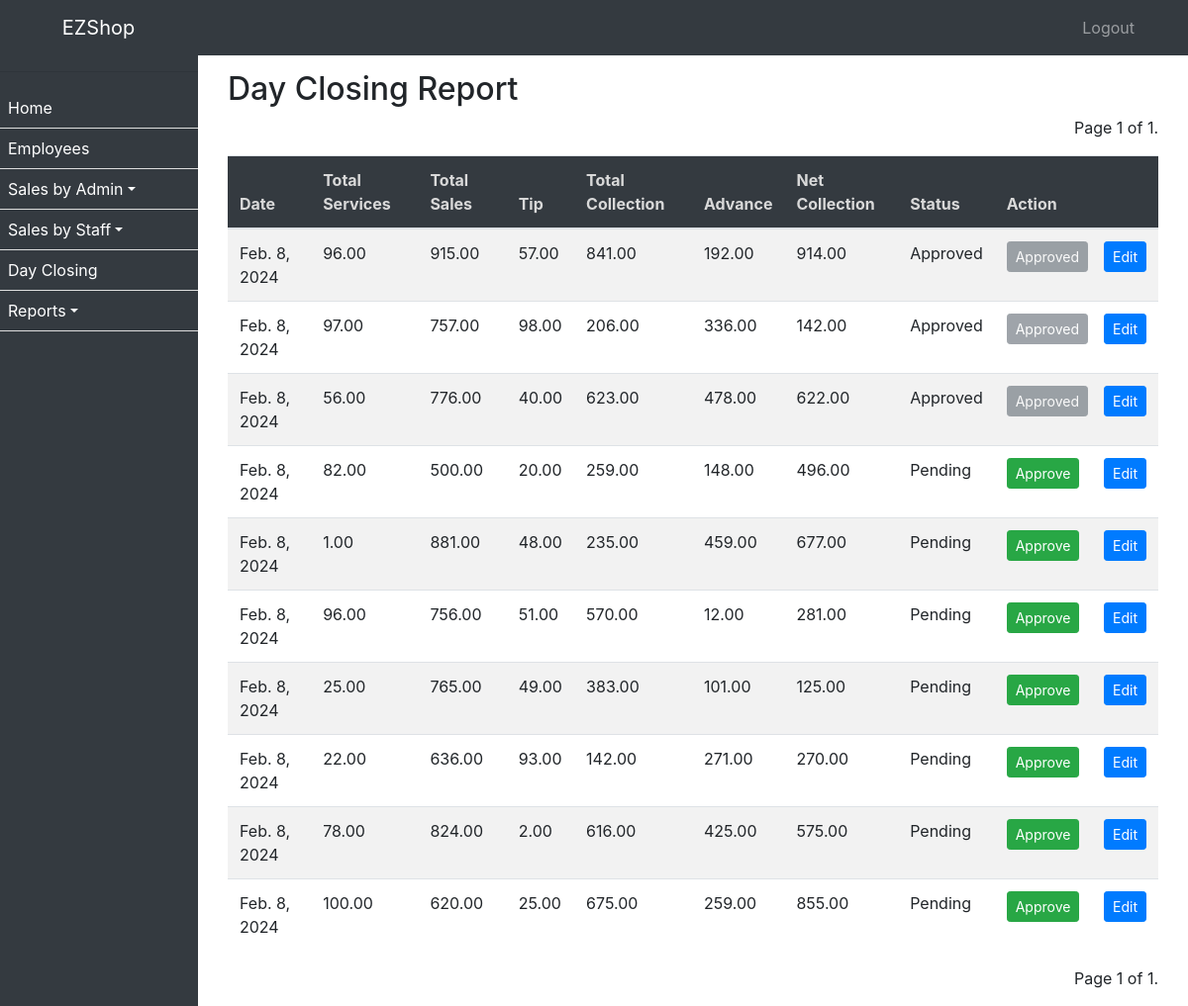
/sale/day-closing-report/?page=2, run on an earlier commit of the app's database.
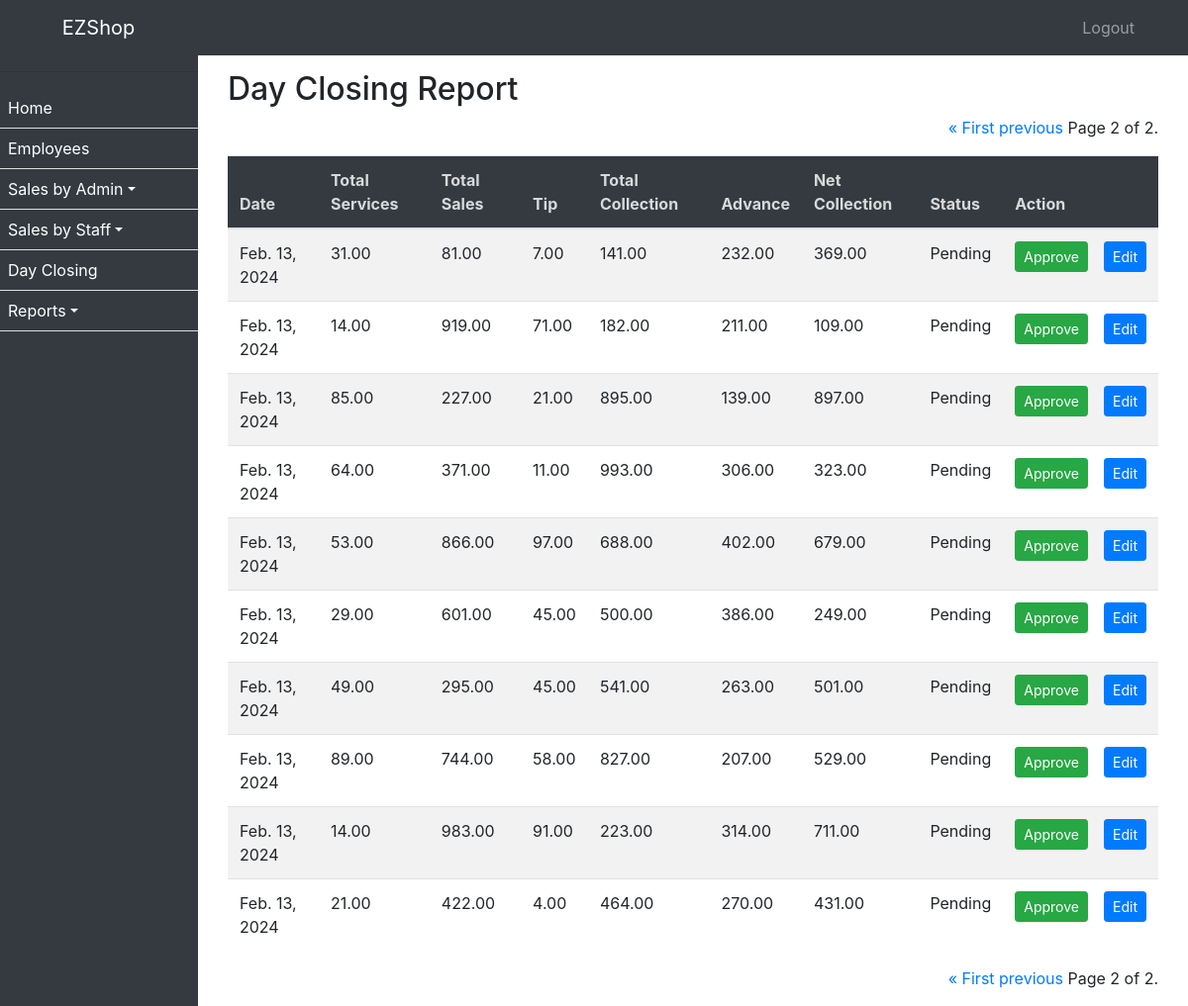
And on a later commit of the database.
### ezshopapp/models.py (models this page shows, shortened)
class DayClosing(models.Model):
    date = models.DateField()
    total_services = models.DecimalField(max_digits=8, decimal_places=2)
    total_sales = models.DecimalField(max_digits=8, decimal_places=2)
    tip = models.DecimalField(max_digits=8, decimal_places=2, blank=True, null=True)
    total_collection = models.DecimalField(max_digits=8, decimal_places=2)
    advance = models.DecimalField(max_digits=8, decimal_places=2, blank=True, null=True)
    net_collection = models.DecimalField(max_digits=8, decimal_places=2)
    status = models.CharField(max_length=10, choices=STATUS_CHOICES, default='pending')

### ezshopapp/views.py (the view)
# urls.py: path('sale/day-closing-report/', day_closing_report, name='day_closing_report'),
def day_closing_report(request):
    day_closings_list = DayClosing.objects.all()
    paginator = Paginator(day_closings_list, 10)  # Show 10 entries per page
    page = request.GET.get('page')
    try:
        day_closings = paginator.page(page)
    except PageNotAnInteger:
        day_closings = paginator.page(1)
    except EmptyPage:
        day_closings = paginator.page(paginator.num_pages)
    return render(request, 'day_closing_report.html', {'day_closings': day_closings})

### ezshopapp/templates/day_closing_report.html (shortened to what this page needs)
{% extends 'base.html' %}
{% block content %}
<div class="container-fluid">
    <h2>Day Closing Report</h2>
    <div class="pagination mb-3" style="float:right;">
        <span class="step-links">
            {% if day_closings.has_previous %}
                <a href="?page=1">&laquo; First</a>
                <a href="?page={{ day_closings.previous_page_number }}">previous</a>
            {% endif %}
            <span class="current">
                Page {{ day_closings.number }} of {{ day_closings.paginator.num_pages }}.
            </span>
        </span>
    </div>
    <table class="table  table-responsive-sm table-striped" style="width: 100%;">
        <thead>
            <tr>
                <th>Date</th>
                <th>Total Services</th>
                <th>Total Sales</th>
                <th>Tip</th>
                <th>Total Collection</th>
                <th>Advance</th>
                <th>Net Collection</th>
                <th>Status</th>
                <th>Action</th>
            </tr>
        </thead>
        <tbody>
            {% for day_closing in day_closings %}
            <tr>
                <td>{{ day_closing.date }}</td>
                <td>{{ day_closing.total_services }}</td>
                <td>{{ day_closing.total_sales }}</td>
                <td>{{ day_closing.tip }}</td>
                <td>{{ day_closing.total_collection }}</td>
                <td>{{ day_closing.advance }}</td>
                <td>{{ day_closing.net_collection }}</td>
                <td class="text-capitalize">{{ day_closing.status }}</td>
                <td><div class="d-flex justify-content-between align-items-center gap-3"> {% if day_closing.status == 'pending' %}
                <a href="{% url 'approve_day_closing' day_closing.id %}" class="btn btn-success btn-sm">Approve</a>
                {% else %}
                <button class="btn btn-secondary btn-sm" disabled>Approved</button>
                {% endif %}
                <span class="pl-3" ><a href="{% url 'edit_day_closing' day_closing.id %}" class="btn btn-primary btn-sm">Edit</a></span>
            </div></td>
            </tr>
            {% endfor %}
        </tbody>
    </table>
    <div class="pagination mb-3" style="float:right;">
        <span class="step-links">
            {% if day_closings.has_previous %}
                <a href="?page=1">&laquo; First</a>
                <a href="?page={{ day_closings.previous_page_number }}">previous</a>
            {% endif %}
            <span class="current">
                Page {{ day_closings.number }} of {{ day_closings.paginator.num_pages }}.
            </span>
        </span>
    </div>
</div>
{% endblock %}

What changed in the data, as far as the page shows it:
no longer on this page (row unchanged): DayClosing: date "Feb. 8, 2024", total_services "96.00", total_sales "915.00", tip "57.00", total_collection "841.00", advance "192.00", net_collection "914.00", status "Approved"
no longer on this page (row unchanged): DayClosing: date "Feb. 8, 2024", total_services "97.00", total_sales "757.00", tip "98.00", total_collection "206.00", advance "336.00", net_collection "142.00", status "Approved"
no longer on this page (row unchanged): DayClosing: date "Feb. 8, 2024", total_services "56.00", total_sales "776.00", tip "40.00", total_collection "623.00", advance "478.00", net_collection "622.00", status "Approved"
no longer on this page (row unchanged): DayClosing: date "Feb. 8, 2024", total_services "82.00", total_sales "500.00", tip "20.00", total_collection "259.00", advance "148.00", net_collection "496.00", status "Pending", shows "Approve"
no longer on this page (row unchanged): DayClosing: date "Feb. 8, 2024", total_services "1.00", total_sales "881.00", tip "48.00", total_collection "235.00", advance "459.00", net_collection "677.00", status "Pending", shows "Approve"
no longer on this page (row unchanged): DayClosing: date "Feb. 8, 2024", total_services "96.00", total_sales "756.00", tip "51.00", total_collection "570.00", advance "12.00", net_collection "281.00", status "Pending", shows "Approve"
no longer on this page (row unchanged): DayClosing: date "Feb. 8, 2024", total_services "25.00", total_sales "765.00", tip "49.00", total_collection "383.00", advance "101.00", net_collection "125.00", status "Pending", shows "Approve"
no longer on this page (row unchanged): DayClosing: date "Feb. 8, 2024", total_services "22.00", total_sales "636.00", tip "93.00", total_collection "142.00", advance "271.00", net_collection "270.00", status "Pending", shows "Approve"
no longer on this page (row unchanged): DayClosing: date "Feb. 8, 2024", total_services "78.00", total_sales "824.00", tip "2.00", total_collection "616.00", advance "425.00", net_collection "575.00", status "Pending", shows "Approve"
no longer on this page (row unchanged): DayClosing: date "Feb. 8, 2024", total_services "100.00", total_sales "620.00", tip "25.00", total_collection "675.00", advance "259.00", net_collection "855.00", status "Pending", shows "Approve"
added DayClosing: date "Feb. 13, 2024", total_services "31.00", total_sales "81.00", tip "7.00", total_collection "141.00", advance "232.00", net_collection "369.00", status "Pending", shows "Approve"
added DayClosing: date "Feb. 13, 2024", total_services "14.00", total_sales "919.00", tip "71.00", total_collection "182.00", advance "211.00", net_collection "109.00", status "Pending", shows "Approve"
added DayClosing: date "Feb. 13, 2024", total_services "85.00", total_sales "227.00", tip "21.00", total_collection "895.00", advance "139.00", net_collection "897.00", status "Pending", shows "Approve"
added DayClosing: date "Feb. 13, 2024", total_services "64.00", total_sales "371.00", tip "11.00", total_collection "993.00", advance "306.00", net_collection "323.00", status "Pending", shows "Approve"
added DayClosing: date "Feb. 13, 2024", total_services "53.00", total_sales "866.00", tip "97.00", total_collection "688.00", advance "402.00", net_collection "679.00", status "Pending", shows "Approve"
added DayClosing: date "Feb. 13, 2024", total_services "29.00", total_sales "601.00", tip "45.00", total_collection "500.00", advance "386.00", net_collection "249.00", status "Pending", shows "Approve"
added DayClosing: date "Feb. 13, 2024", total_services "49.00", total_sales "295.00", tip "45.00", total_collection "541.00", advance "263.00", net_collection "501.00", status "Pending", shows "Approve"
added DayClosing: date "Feb. 13, 2024", total_services "89.00", total_sales "744.00", tip "58.00", total_collection "827.00", advance "207.00", net_collection "529.00", status "Pending", shows "Approve"
added DayClosing: date "Feb. 13, 2024", total_services "14.00", total_sales "983.00", tip "91.00", total_collection "223.00", advance "314.00", net_collection "711.00", status "Pending", shows "Approve"
added DayClosing: date "Feb. 13, 2024", total_services "21.00", total_sales "422.00", tip "4.00", total_collection "464.00", advance "270.00", net_collection "431.00", status "Pending", shows "Approve"
Also different on the page:
{{ day_closings.number }}: "1" → "2"
{{ day_closings.paginator.num_pages }}: "1" → "2"
text now shown: "« First previous « First previous"
